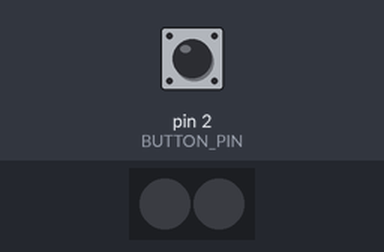
This sketch was run on a simulated Arduino Uno, built with avr-gcc and run on an emulated ATmega328P. Parts: 2 RGB LEDs in strip order, left to right. Inputs (shaded band) come from the test bench; at power-on: pin 2 (BUTTON_PIN) HIGH. Dim RGB values are drawn brighter than linear.

Above: at 1.2 s.
1.3 s: pin 2 (BUTTON_PIN) pulled LOW for 0.15 s
At 2.1 s:
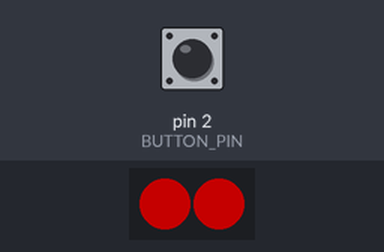
2.9 s: pin 2 (BUTTON_PIN) pulled LOW for 1 s
At 3.3 s:
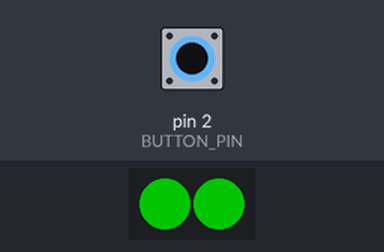
5.4 s: pin 2 (BUTTON_PIN) pulled LOW for 0.15 s
At 6.4 s:
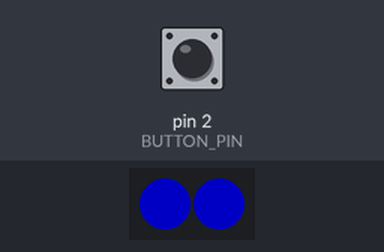
7.0 s: pin 2 (BUTTON_PIN) pulled LOW for 3.2 s
At 7.03 s:
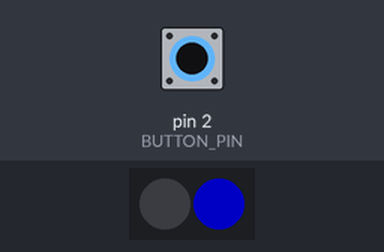
Timing chart, 0 to 10.0 s (numbered marks = the images above; inputs shaded):
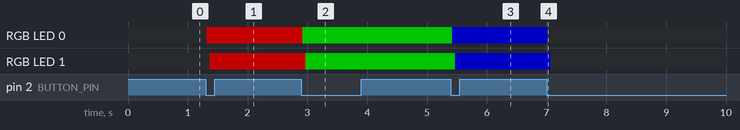

The sketch:

sprint_3.ino
```cpp
//buttoncycler example in libraries.
//I edited out everything except colour sweeps
//I set the brightness to 95


#include <Adafruit_NeoPixel.h>
#ifdef __AVR__
 #include <avr/power.h> // Required for 16 MHz Adafruit Trinket
#endif


#define BUTTON_PIN   2

#define PIXEL_PIN    6  // Digital IO pin connected to the NeoPixels.

#define PIXEL_COUNT 2  // Number of NeoPixels

// Declare our NeoPixel strip object:
Adafruit_NeoPixel strip(PIXEL_COUNT, PIXEL_PIN, NEO_GRB + NEO_KHZ800);


boolean oldState = HIGH;
int     mode     = 0;    // Currently-active animation mode, 0-9

void setup() {
  pinMode(BUTTON_PIN, INPUT_PULLUP);
  strip.begin(); // Initialize NeoPixel strip object (REQUIRED)
  strip.show();  // Initialize all pixels to 'off'
  strip.setBrightness(95);
}

void loop() {
  // Get current button state.
  boolean newState = digitalRead(BUTTON_PIN);

  // Check if state changed from high to low (button press).
  if((newState == LOW) && (oldState == HIGH)) {
    // Short delay to debounce button.
    delay(20);
    // Check if button is still low after debounce.
    newState = digitalRead(BUTTON_PIN);
    if(newState == LOW) {      // Yes, still low
      if(++mode > 3) mode = 0; // Advance to next mode, wrap around after #8
      switch(mode) {           // Start the new animation...
        case 0:
          colorWipe(strip.Color(  0,   0,   0), 50);    // Black/off
          break;
        case 1:
          colorWipe(strip.Color(255,   0,   0), 50);    // Red
          break;
        case 2:
          colorWipe(strip.Color(  0, 255,   0), 50);    // Green
          break;
        case 3:
          colorWipe(strip.Color(  0,   0, 255), 50);    // Blue
          break;
      }
    }
  }

  // Set the last-read button state to the old state.
  oldState = newState;
}


void colorWipe(uint32_t color, int wait) {
  for(int i=0; i<strip.numPixels(); i++) { // For each pixel in strip...
    strip.setPixelColor(i, color);         //  Set pixel's color (in RAM)
    strip.show();                          //  Update strip to match
    delay(wait);                           //  Pause for a moment
  }
}
```

Measured:
- after the input at 1.3 s, RGB LED 0: off → RGB(95, 0, 0) at once; RGB LED 1: off → RGB(95, 0, 0) after 0.07 s
- after the input at 2.9 s, RGB LED 0: RGB(95, 0, 0) → RGB(0, 95, 0) at once; RGB LED 1: RGB(95, 0, 0) → RGB(0, 95, 0) after 0.07 s
- after the input at 5.4 s, RGB LED 0: RGB(0, 95, 0) → RGB(0, 0, 95) at once; RGB LED 1: RGB(0, 95, 0) → RGB(0, 0, 95) after 0.07 s
- after the input at 7.0 s, RGB LED 0: RGB(0, 0, 95) → off at once; RGB LED 1: RGB(0, 0, 95) → off after 0.07 s
